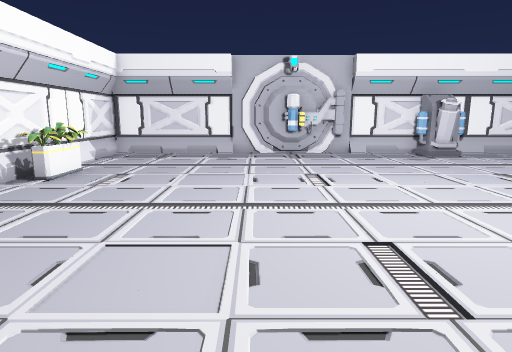
View 1 (above)

12 first-person views from a walk through a Unity game level. The camera is 1.5 m above the floor, tilts 10° down and sees 75° across. Doors are open. The floor is counted in squares, 1 m on a side. Each view is taken from the middle of a square. On the plan, view 1 faces up. The plan holds only what a view shows up to about 15 squares ahead; the rest is blank. The place goes on beyond the plan. The player character is not drawn. Some animated figures are left out.

View 2
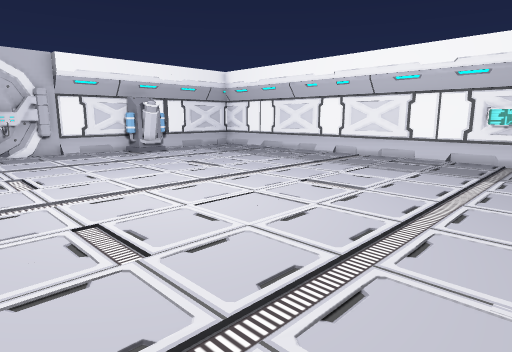

View 3
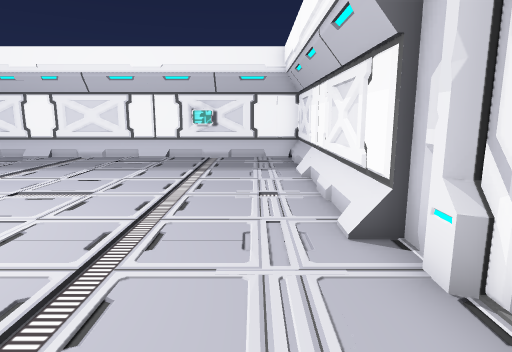

View 4
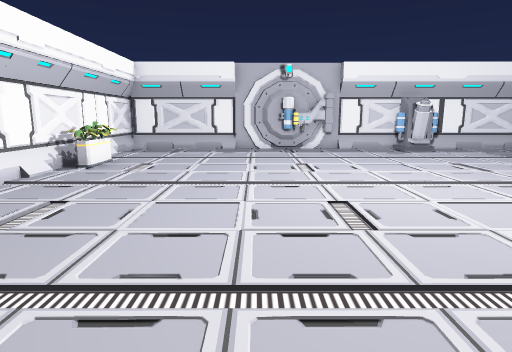

View 5
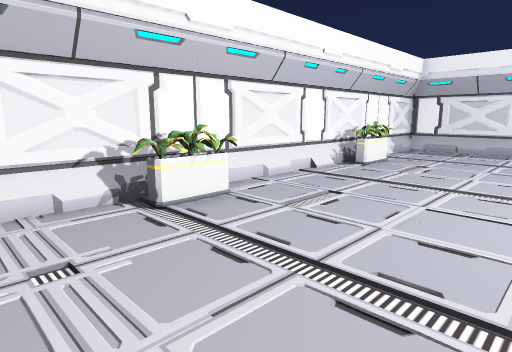

View 6
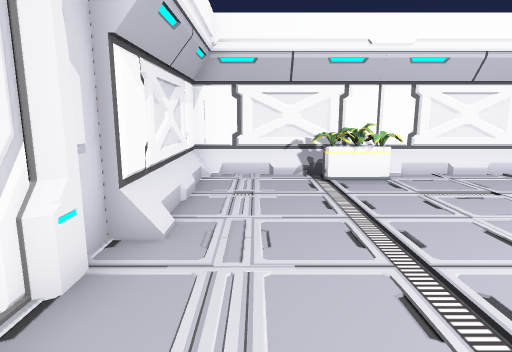

View 7
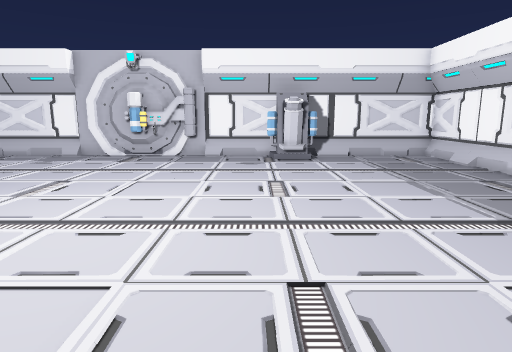

View 8
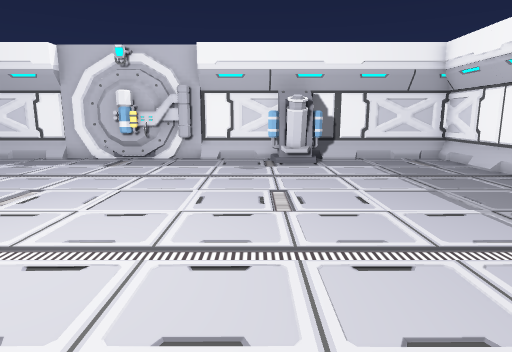

View 9
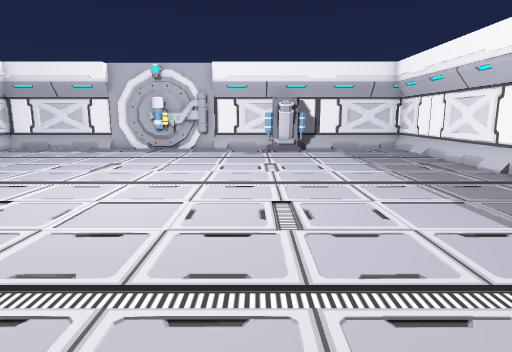

View 10
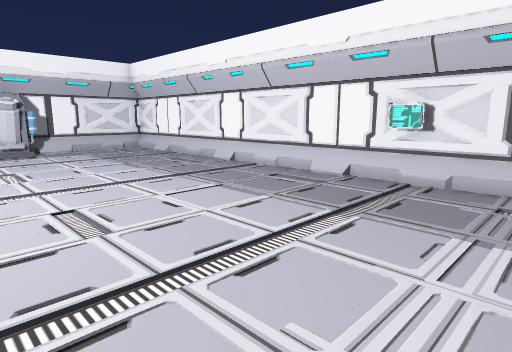

View 11
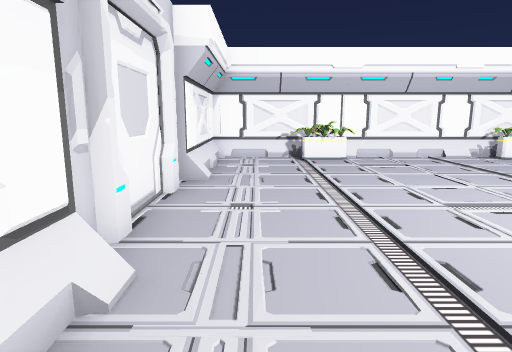

View 12
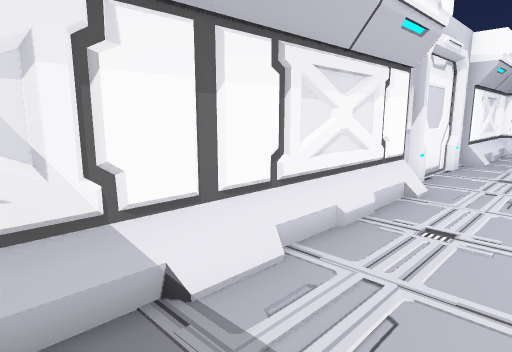

### Floor plan
Points are (right, up) in squares from view 1. A wall is a line through its corners. A room is listed if a view was taken in it or the views show most of it. See-through windows are left out.
Room 1 (views 1, 2, 3, 4, 5, 6, 7, 8, 9, 10, 11, 12)
walls: (3.9, -2.6) (12.8, -2.6) (12.8, 12.4); (5.7, -2.5) (6.4, -2.7); (5.4, -2.7) (6.2, -2.6); (6.7, -2.5) (7.7, -2.7); (5.8, -2.9) (7.3, -2.4); (7.3, 12.4) (6.8, 13) (6.8, 14.2); (7, 13) (7, 13.2); (7.8, 12.8) (7, 12.8); (12.9, 5.5) (13.1, 6.4); (13, 4.5) (13.2, 5.4) (13, 6.1); (-4.6, 8) (-5.6, 7.8); (8.2, 13.1) (6.5, 13.1); (13.1, 4.2) (12.9, 5.1); (8.2, 13.4) (7.4, 12.6); (-5, 2.2) (-5, 0.6); (-4.8, 8.8) (-5, 7.9); (13.1, 8.2) (12.9, 8.9); (6.3, 14.4) (5.5, 14.7); (13, 8.6) (13.1, 9) (12.8, 9.9); (-5.2, 1.9) (-5.1, 1.4); (-5.4, 2.2) (-5.4, 0.8); (6.4, 14.6) (5.6, 14.4); (10.3, -2.7) (11.2, -2.5); (12.9, 9.6) (13.1, 10.4); (-5, 9.5) (-5, 7.9); (-6.1, 4.6) (-6.3, 3.9); (-6.1, 5.6) (-6.4, 4.7) (-6.1, 3.9); (-6.4, 5.8) (-5.9, 4.2); (13, -0.3) (13.2, 0.6) (13, 1.4); (-3.3, -2.6) (-2.5, -2.8); (-1, 14.4) (-5.9, 14.4); (13.1, -0.6) (12.9, 0.3); (-6.1, 8.6) (-6.4, 7.7); (-6.1, 0.8) (-6.3, -0.1) (-6.1, -0.9); (-6, 0) (-6.4, -1.1); (-4.3, -2.5) (-3.6, -2.7); (-6.4, 0.8) (-5.9, -0.5); (-2.4, 14.6) (-4, 14.2); (-2.7, 14.4) (-3.6, 14.6) (-4.3, 14.4); (13, -2.6) (13, 14.4); (11.3, 14.4) (10.6, 14.6); (-3.7, 14.4) (-4.3, 14.6); (13.1, 13.1) (12.9, 14.2); (-5.9, -2.6) (-1, -2.6); (12.4, 14.4) (11.5, 14.7) (10.7, 14.4); (12.8, 14.4) (4, 14.4); (12.8, 14.6) (11.8, 14.3); (-6.1, 13.4) (-6.3, 12.6); (-6.2, 15) (-6.2, -2.4)
low walls: (7.4, 12.6) (7, 13); (-5, 2) (-5.4, 1.6); (6.8, 14.2) (4, 14.2); (-5.4, 9.4) (-5.4, 8); (-0.9, 14.2) (-6, 14.2); (-5.9, 1) (-5.9, -2.4); (-5.9, 9.1) (-5.9, 2.5); (12.8, 12.5) (12.8, 14.6); (12.9, 14.2) (8, 14.2); (-5.9, 13.4) (-5.9, 11)
objects: other object (0, -3) to (2, -3); other object (0, 14); other object (2, 14) to (3, 14)

Positions as (right, up) in squares from view 1, and headings:
1: (0, 0), facing up
2: (0, -1), facing up-right
3: (0, -1), facing right
4: (0, -2), facing up
5: (0, -2), facing up-left
6: (3, -1), facing left
7: (6, 1), facing up
8: (6, 2), facing up
9: (6, -2), facing up
10: (5, -2), facing up-right
11: (7, -1), facing left
12: (11, 0), facing down-left
